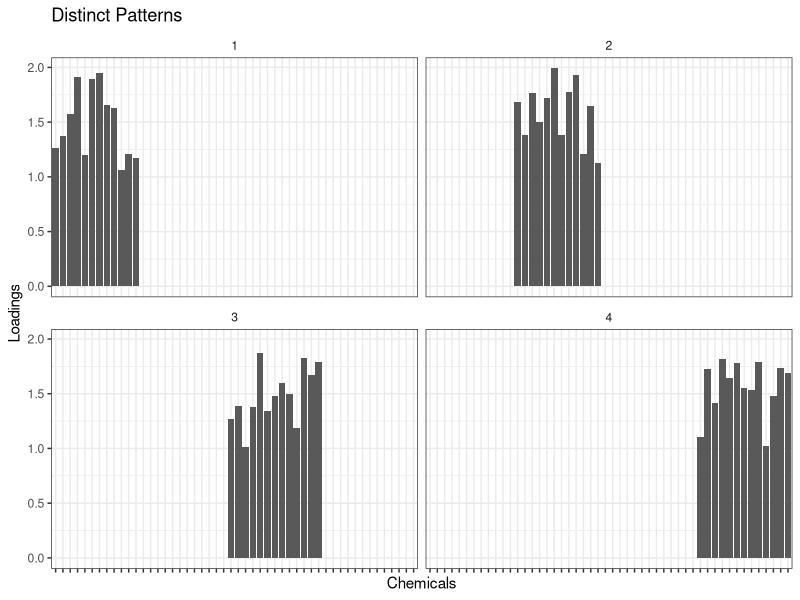
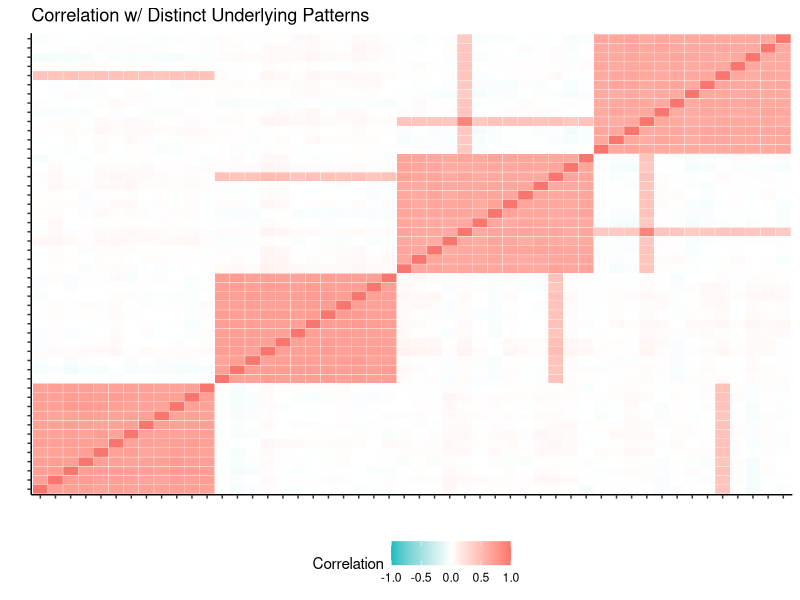
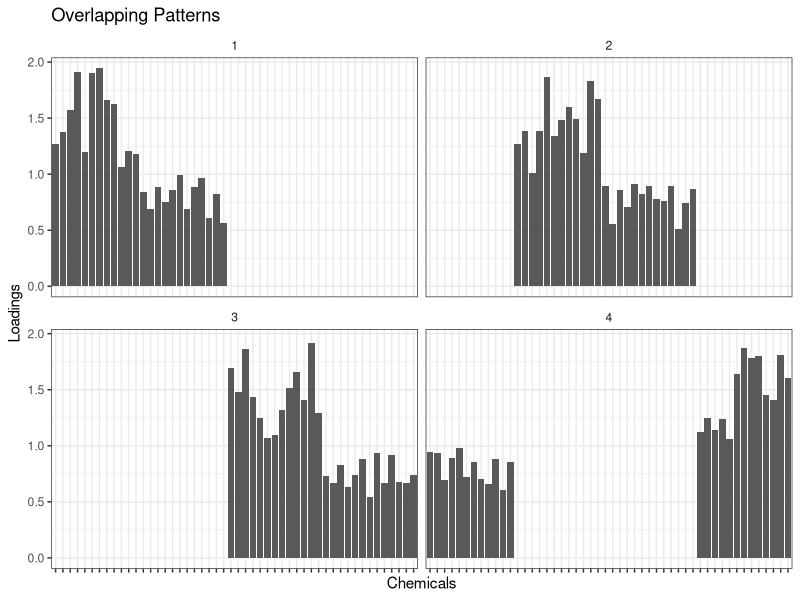
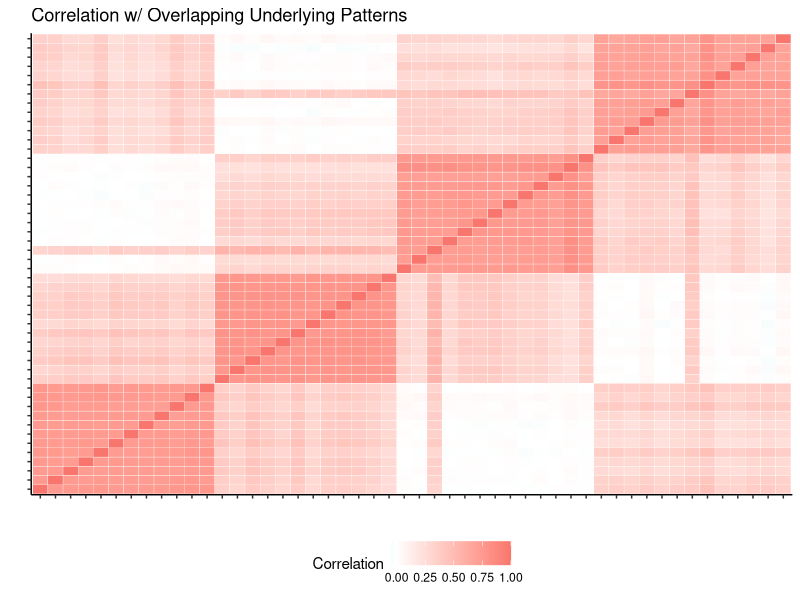
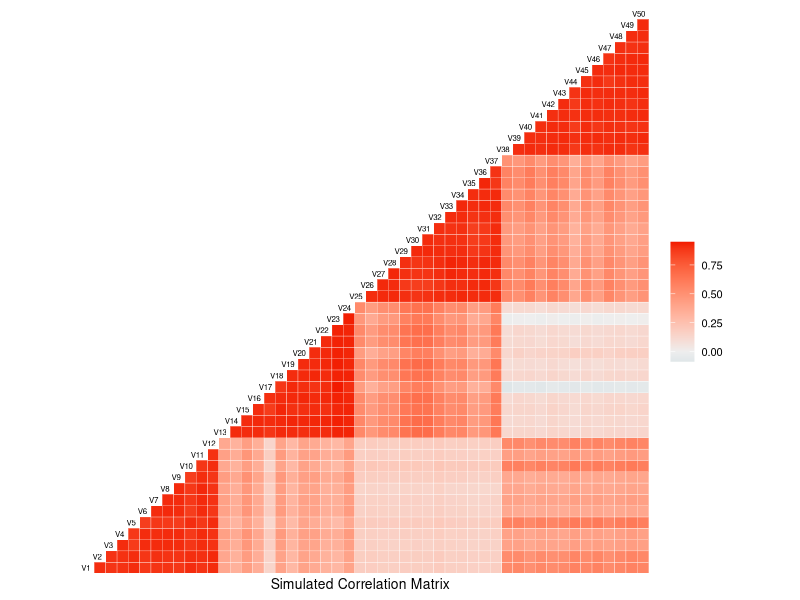

R code for these plots, in order: (Note: this script raises an error after producing the figures.)
## ---- chunk 1
options(scipen = 999)
library(reshape2) # melt
library(MASS) # mvrnorm
library(tidyverse)
library(GGally)
## ---- chunk 2
## Construct a matrix for 4 TRUE exposure patterns
## replace runif between 0--0.2 with rep 0
create_patterns_dist <- function (seed) {
  set.seed(seed)
  patterns_dist <- 
    rbind(c(runif(12, 1, 2),   rep(0, 38)),
          c(rep(0, 12),        runif(12, 1, 2),   rep(0, 26)),
          c(rep(0, 24),                           runif(13, 1, 2),  rep(0, 13)),
          c(rep(0, 37), runif(13, 1, 2)))
  patterns_dist
}

patterns_dist_iter <- tibble(seed = 1:100) %>% 
 mutate(true_patterns = map(seed, create_patterns_dist))
## ---- chunk 3
patterns_dist_iter$true_patterns[[1]] %>% as_tibble() %>% 
  mutate(Pattern = 1:4) %>% 
  dplyr::select(Pattern, everything()) %>% 
  gather(key = Chemicals, value = Loadings, -Pattern) %>% 
  mutate(Chemicals = fct_inorder(Chemicals)) %>%
  ggplot(aes(x = Chemicals, y = Loadings)) + geom_col() +
  facet_wrap(.~Pattern) + theme_bw() +
  theme(axis.text.x = element_blank(),
        strip.background = element_blank()) +
  labs(title = "Distinct Patterns")
## ---- chunk 4
create_scores_dist <- function (seed) {
  scores_dist <- matrix(nrow = 1000, ncol = 4)
  set.seed(seed)
  scores_dist <- exp(mvrnorm(n = 1000, mu = rep(1, 4), # mu = rnorm(4, mean = 1), 
                          Sigma = diag(rep(1, 4)))) # Independent log normal dist
  scores_dist
}

scores_dist_iter <- patterns_dist_iter %>% 
 mutate(true_scores = map(seed, create_scores_dist))
## ---- chunk 5
sim_dist <- scores_dist_iter %>% 
  mutate(chem = map2(true_scores, true_patterns, `%*%`))
## ---- chunk 6
add_noise <- function (seed, chemx) {
  noise <- list(mean = 0, var = apply(chemx, 2, var)/10)
  #noise <- list(mean = 0, var = rep(100, 50))
  set.seed(seed)
  chem_dist <- pmax(chemx + 
                      mvrnorm(n = 1000, mu = rep(0, 50), 
                                        Sigma = diag(noise$var)), 0)	
  chem_dist
}

sim_dist <- sim_dist %>% 
 mutate(sim = map2(seed, chem, add_noise))
## ---- chunk 7
apply(sim_dist$sim[[1]], 2, var)
apply(sim_dist$chem[[1]], 2, var)/10

dist <- sim_dist$sim[[1]]
melt(cor(dist, method = "spearman")) %>% 
  as_tibble() %>% 
  rename(Correlation = value) %>% 
  mutate(Var1 = as.factor(Var1),
         Var2 = as.factor(Var2)) %>% 
  ggplot(aes(x = Var1, y = Var2)) +
  geom_tile(aes(fill = Correlation), colour = "white") +
  scale_fill_gradient2(low = "#00BFC4", mid = "white", high = "#F8766D",
                       midpoint = 0,
                       na.value = "transparent", limits = c(-1, 1)) +
  theme_classic() + labs(x = "", y = "") +
  theme(axis.text = element_blank(),
        legend.position = "bottom") + 
  ggtitle("Correlation w/ Distinct Underlying Patterns")
## ---- chunk 8
# replace runif 0-0.2 with rep 0
create_patterns_over <- function (seed) {
  set.seed(seed)
  patterns_cor <-
    rbind(c(runif(12, 1, 2),   runif(12, 0.5, 1), rep(0, 26)),
          c(rep(0, 12),        runif(12, 1, 2),   runif(13, 0.5, 1), rep(0, 13)),
          c(rep(0, 24),                           runif(13, 1, 2),   runif(13, 0.5, 1)),
          c(runif(12, 0.5, 1), rep(0, 25),        runif(13, 1, 2)))
  patterns_cor
}

patterns_over_iter <- tibble(seed = 1:100) %>% 
 mutate(true_patterns = map(seed, create_patterns_over))
## ---- chunk 9
patterns_over_iter$true_patterns[[1]] %>% as_tibble() %>% 
  mutate(Pattern = 1:4) %>% 
  dplyr::select(Pattern, everything()) %>% 
  gather(key = Chemicals, value = Loadings, -Pattern) %>% 
  mutate(Chemicals = fct_inorder(Chemicals)) %>%
  ggplot(aes(x = Chemicals, y = Loadings)) + geom_col() +
  facet_wrap(.~Pattern) + theme_bw() +
  theme(axis.text.x = element_blank(),
        strip.background = element_blank()) +
  labs(title = "Overlapping Patterns")
## ---- chunk 10
sim_over <- scores_dist_iter %>% 
  dplyr::select(seed, true_scores) %>% 
  full_join(., patterns_over_iter) %>% 
  mutate(chem = map2(true_scores, true_patterns, `%*%`))
## ---- chunk 11
sim_over <- sim_over %>% 
 mutate(sim = map2(seed, chem, add_noise))
## ---- chunk 12
over <- sim_over$sim[[1]]

melt(cor(over, method = "spearman")) %>% 
  as_tibble() %>% 
  rename(Correlation = value) %>% 
  mutate(Var1 = as.factor(Var1),
         Var2 = as.factor(Var2)) %>% 
  ggplot(aes(x = Var1, y = Var2)) +
  geom_tile(aes(fill = Correlation), colour = "white") +
  scale_fill_gradient2(low = "#00BFC4", high = "#F8766D") +
  theme_classic() + labs(x = "", y = "") +
  theme(axis.text = element_blank(),
        legend.position = "bottom") + 
  ggtitle("Correlation w/ Overlapping Underlying Patterns")
## ---- chunk 13
create_scores_cor <- function (seed) {
  scores_cor <- matrix(nrow = 1000, ncol = 4)
  cov <- matrix( c(1,    0.25, 0.15, 0.15,
                  0.25, 1,    0.15, 0.15,
                  0.15, 0.15, 1,    0.25,
                  0.15, 0.15, 0.25, 1), nrow = 4)
  
  set.seed(seed)
  scores_cor <- exp(mvrnorm(n = 1000, mu = rep(1, 4), 
                          Sigma = cov)) # dists are kind of DEPENDENT
  }

scores_cor_iter <- patterns_over_iter %>% 
 mutate(true_scores = map(seed, create_scores_cor))
## ---- chunk 14
sim_cor <- scores_cor_iter %>% 
  dplyr::select(seed, true_scores) %>% 
  full_join(., patterns_over_iter) %>% 
  mutate(chem = map2(true_scores, true_patterns, `%*%`))
## ---- chunk 15
sim_cor <- sim_cor %>% 
 mutate(sim = map2(seed, chem, add_noise))
## ---- chunk 16
simm <- sim_cor$sim[[1]]

ggcorr(as_tibble(simm), limits = FALSE,
       hjust = 0.85, size = 2, layout.exp = 1) +
  labs(x = "Simulated Correlation Matrix") +
  theme_minimal(base_size = 10)
## ---- chunk 17
sim_noise <- rbind(sim_dist %>% mutate(data = "Distinct"),
      sim_over %>% mutate(data = "Overlapping"),
      sim_cor %>% mutate(data = "Correlated"))
  
apply(sim_noise$chem[[1]], 2, var)
apply(sim_noise$sim[[1]], 2, var)
round(cor(sim_noise$sim[[1]]), 2)[1:10, 1:10]
round(cor(sim_noise$chem[[1]]), 2)[1:10, 1:10]

# for (i in 1:nrow(sim_noise)) {
#   write_csv(as_tibble(sim_noise$sim[[i]]), paste0("./Sims/sim_noise_rep1_", i, ".csv"))
# }

#save(sim_noise, file = "./Results/Sup Noise/sim_noise.RDA")
# load(paste0("./Results/Sup Noise/sim_noise.RDA"))
sim_noise
sim <- sim_noise$sim[[1]] %>% as_tibble()
patterns <- sim_noise$true_patterns[[1]] %>% as_tibble()
scores <- sim_noise$true_scores[[1]] %>% as_tibble()

write_csv(sim, "./Results/Sup Noise/noise_sim1.csv")
write_csv(patterns, "./Results/Sup Noise/noise_patterns1.csv")
write_csv(scores, "./Results/Sup Noise/noise_scores1.csv")
